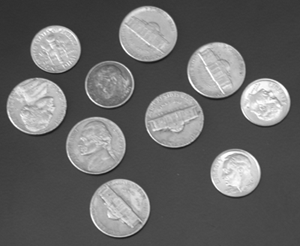
%> input picture Prácticas/Imágenes/coins.png, 300 x 246 px
$ octave Ejercicio_15b.m   (GNU Octave 9; MATLAB toolbox functions it lacks are replaced by stand-ins)
%> lines starting %> are read from the running program, lines starting %| are printed output that depends on the picture; in (x1, y1, x2, y2) boxes, pixels count from 0 and x2, y2 are one past the last pixel; in counts of white or black regions, pixels touching at a corner belong together; the program's own positions count from 1
I = imread('coins.png');
%> I is the input picture: size 246x300 uint8; min 23, max 255, mean 103

nivel = graythresh(I);
%> nivel = 0.494
B = imbinarize(I, nivel);
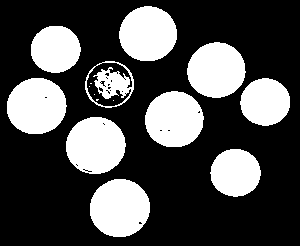
%> B: size 246x300 logical; 30.2% white; 15 white regions (5 under 20 px), largest, box (x1, y1, x2, y2) and area: (90, 179, 150, 237) 2748, (66, 117, 126, 174) 2667, (7, 78, 67, 134) 2649

figure, imshow(B);

[etiquetas, nobjetos] = bwlabel(B, 4);
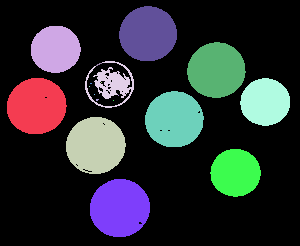
%> etiquetas: size 246x300 double; 19 distinct labels, from 0 to 18; one colour per label, 0 black
%> nobjetos = 18
E = label2rgb(etiquetas);
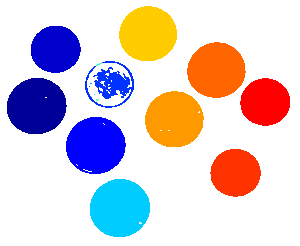
%> E: size 246x300x3 uint8; mean R, G, B 217.4, 203.4, 210.7

figure, imshow(E);

% Determinacion del centro
hold on;
for k = 1:nobjetos
    [fila, col] = find(etiquetas == k);
    cy = mean(fila);
    cx = mean(col);

    plot(cx,cy,'Marker','o','MarkerEdgeColor','k','MarkerFaceColor','k','MarkerSize',10);
    hold on;
    plot(cx,cy,'Marker','*','MarkerEdgeColor','w')
end
%> this loop made 18 passes
%> (cy, cx) on passes 1, 2, 3, 4, 7, 14, 15, 16, 17, 18: (106.7, 37.14), (49.86, 56.15), (146, 96.24), (84.66, 112.4), (208.6, 120.3), (34.44, 148.6), (120, 174.8), (70.79, 216.9), (173.4, 236.1), (102.6, 265.8)
%> (fila, col, cy, cx) on passes 5, 6, 8, 9, 10, 11: (87, 90, 87, 90), ([84; 84], [91; 92], 84, 91.5), (95, 95, 95, 95), ([66; 65; 66; 65; 64; 65; 64; 64], [97; 98; 98; 99; 100; 100; 101; 102], 64.88, 99.38), ([100; 101; 100; 101; 100], [97; 97; 98; 98; 99], 100.4, 97.8), (83, 102, 83, 102)
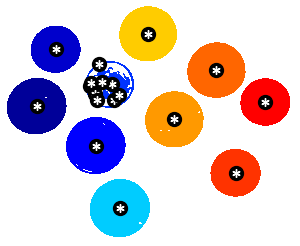
%> figure redrawn from the program's plot data
